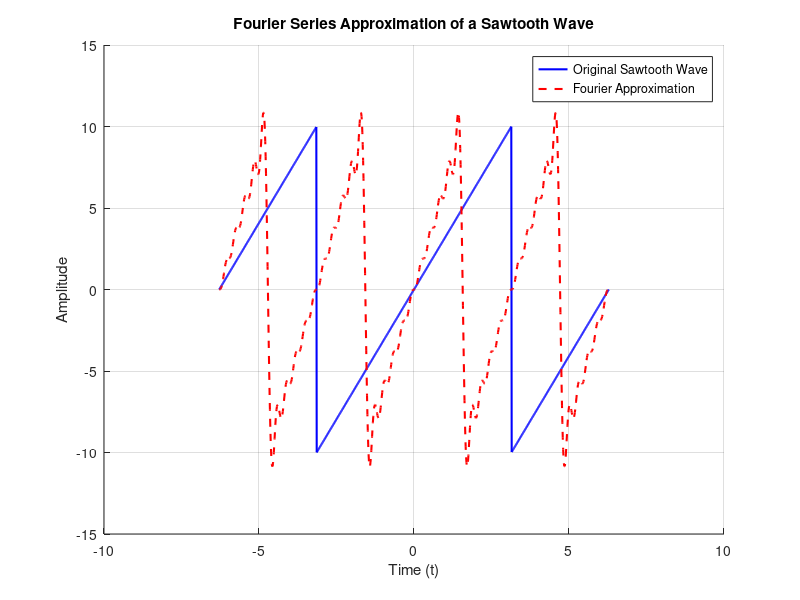

Recreate this plot in MATLAB.
% MATLAB code to approximate the Fourier series of a sawtooth wave
clc;
clear all;
close all;
% Parameters
A = 10;                 % Amplitude of sawtooth wave
T = pi;                 % Period of the sawtooth wave
N = 10;                 % Number of harmonics to include
t = linspace(-2*T, 2*T, 1000);  % Time vector from -2T to 2T

% Original Sawtooth Wave Definition
f_original = (2*A/T) * t;   % f(t) = (20/pi) * t for t in [-pi, pi]
f_original = mod(t + T, 2*T) * (A / T) - A;  % Adjusted for periodic repetition

% Fourier Series Approximation
f_approx = zeros(size(t));  % Initialize the approximation

% Loop through harmonics to approximate the Fourier series
for n = 1:N
    bn = (20 * (-1)^(n + 1)) / (n * pi);
    f_approx = f_approx + bn * sin(2 * n * t);
end

% Plotting
figure;
hold on;
plot(t, f_original, 'b', 'LineWidth', 1.5);  % Original sawtooth wave
plot(t, f_approx, 'r--', 'LineWidth', 1.5);  % Fourier series approximation
title('Fourier Series Approximation of a Sawtooth Wave');
xlabel('Time (t)');
ylabel('Amplitude');
legend('Original Sawtooth Wave', 'Fourier Approximation');
grid on;
hold off;
